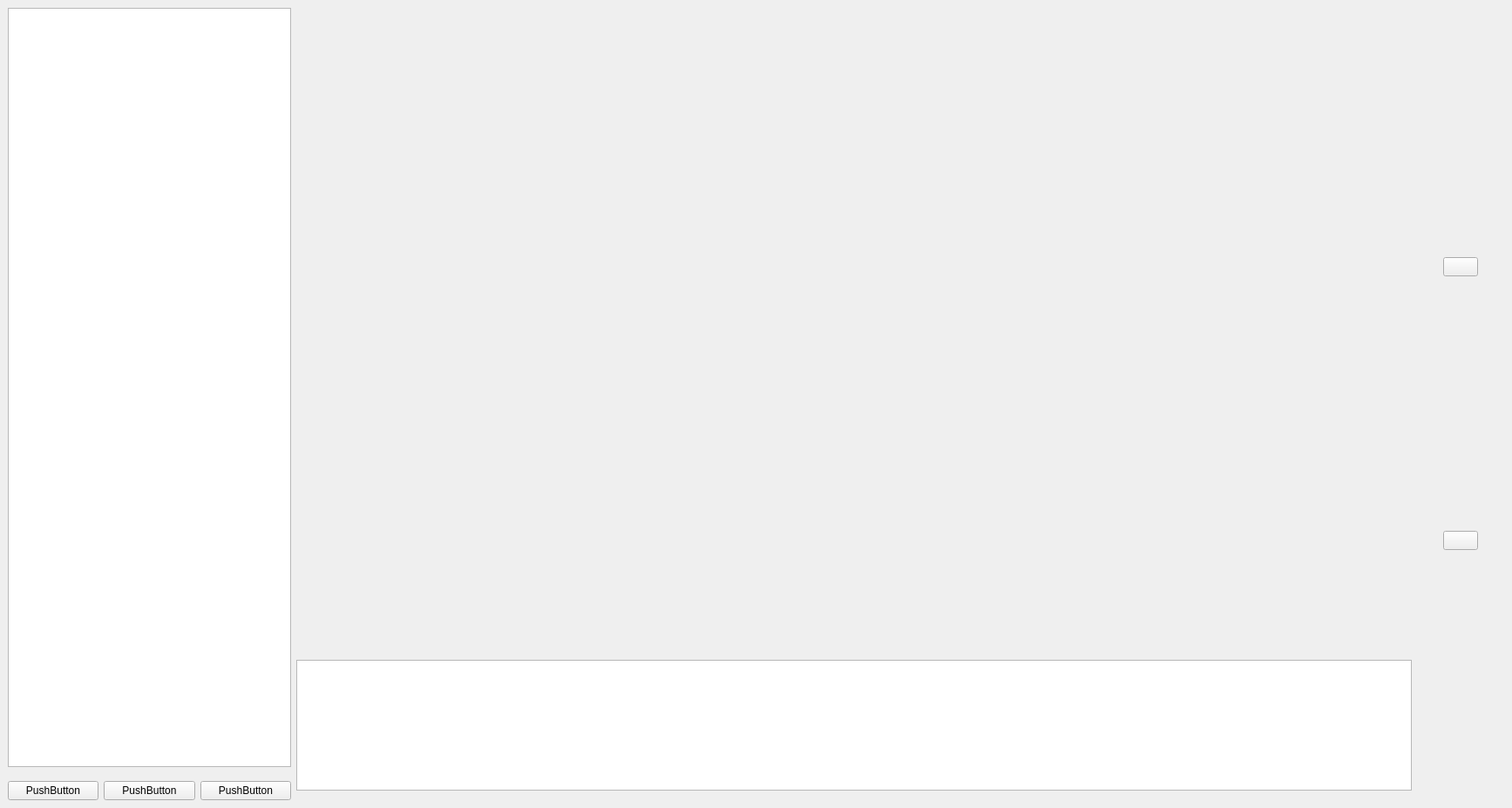
<?xml version="1.0" encoding="UTF-8"?>
<ui version="4.0">
 <class>mainWindow</class>
 <widget class="QMainWindow" name="mainWindow">
  <property name="geometry">
   <rect>
    <x>0</x>
    <y>0</y>
    <width>1735</width>
    <height>927</height>
   </rect>
  </property>
  <property name="minimumSize">
   <size>
    <width>0</width>
    <height>0</height>
   </size>
  </property>
  <property name="maximumSize">
   <size>
    <width>5000</width>
    <height>5000</height>
   </size>
  </property>
  <property name="windowTitle">
   <string>Dfrag Smart</string>
  </property>
  <widget class="QWidget" name="centralwidget">
   <layout class="QHBoxLayout" name="horizontalLayout">
    <item>
     <layout class="QVBoxLayout" name="verticalLayout_3">
      <item>
       <widget class="QListView" name="lstProjects"/>
      </item>
      <item>
       <layout class="QHBoxLayout" name="horizontalLayout_2">
        <property name="topMargin">
         <number>10</number>
        </property>
        <item>
         <widget class="QPushButton" name="pushButton_3">
          <property name="text">
           <string>PushButton</string>
          </property>
         </widget>
        </item>
        <item>
         <widget class="QPushButton" name="pushButton_4">
          <property name="text">
           <string>PushButton</string>
          </property>
         </widget>
        </item>
        <item>
         <widget class="QPushButton" name="pushButton_5">
          <property name="text">
           <string>PushButton</string>
          </property>
         </widget>
        </item>
       </layout>
      </item>
     </layout>
    </item>
    <item>
     <layout class="QGridLayout" name="gridLayout">
      <property name="rightMargin">
       <number>0</number>
      </property>
      <item row="0" column="0">
       <widget class="QLabel" name="lblIm">
        <property name="sizePolicy">
         <sizepolicy hsizetype="Maximum" vsizetype="Maximum">
          <horstretch>0</horstretch>
          <verstretch>0</verstretch>
         </sizepolicy>
        </property>
        <property name="minimumSize">
         <size>
          <width>1280</width>
          <height>720</height>
         </size>
        </property>
        <property name="maximumSize">
         <size>
          <width>1280</width>
          <height>720</height>
         </size>
        </property>
        <property name="layoutDirection">
         <enum>Qt::LeftToRight</enum>
        </property>
        <property name="text">
         <string/>
        </property>
       </widget>
      </item>
      <item row="1" column="0">
       <widget class="QListView" name="lstIm">
        <property name="sizePolicy">
         <sizepolicy hsizetype="Maximum" vsizetype="Maximum">
          <horstretch>0</horstretch>
          <verstretch>0</verstretch>
         </sizepolicy>
        </property>
        <property name="minimumSize">
         <size>
          <width>1280</width>
          <height>150</height>
         </size>
        </property>
        <property name="maximumSize">
         <size>
          <width>1280</width>
          <height>150</height>
         </size>
        </property>
        <property name="verticalScrollBarPolicy">
         <enum>Qt::ScrollBarAsNeeded</enum>
        </property>
        <property name="flow">
         <enum>QListView::LeftToRight</enum>
        </property>
       </widget>
      </item>
     </layout>
    </item>
    <item>
     <layout class="QVBoxLayout" name="verticalLayout_2">
      <property name="leftMargin">
       <number>30</number>
      </property>
      <property name="rightMargin">
       <number>30</number>
      </property>
      <item>
       <widget class="QPushButton" name="btnImagen">
        <property name="layoutDirection">
         <enum>Qt::LeftToRight</enum>
        </property>
        <property name="text">
         <string/>
        </property>
        <property name="icon">
         <iconset>
          <normaloff>iconos/guardar.png</normaloff>iconos/guardar.png</iconset>
        </property>
       </widget>
      </item>
      <item>
       <widget class="QPushButton" name="btnPointcloud">
        <property name="text">
         <string/>
        </property>
       </widget>
      </item>
     </layout>
    </item>
   </layout>
  </widget>
 </widget>
 <resources/>
 <connections/>
</ui>
